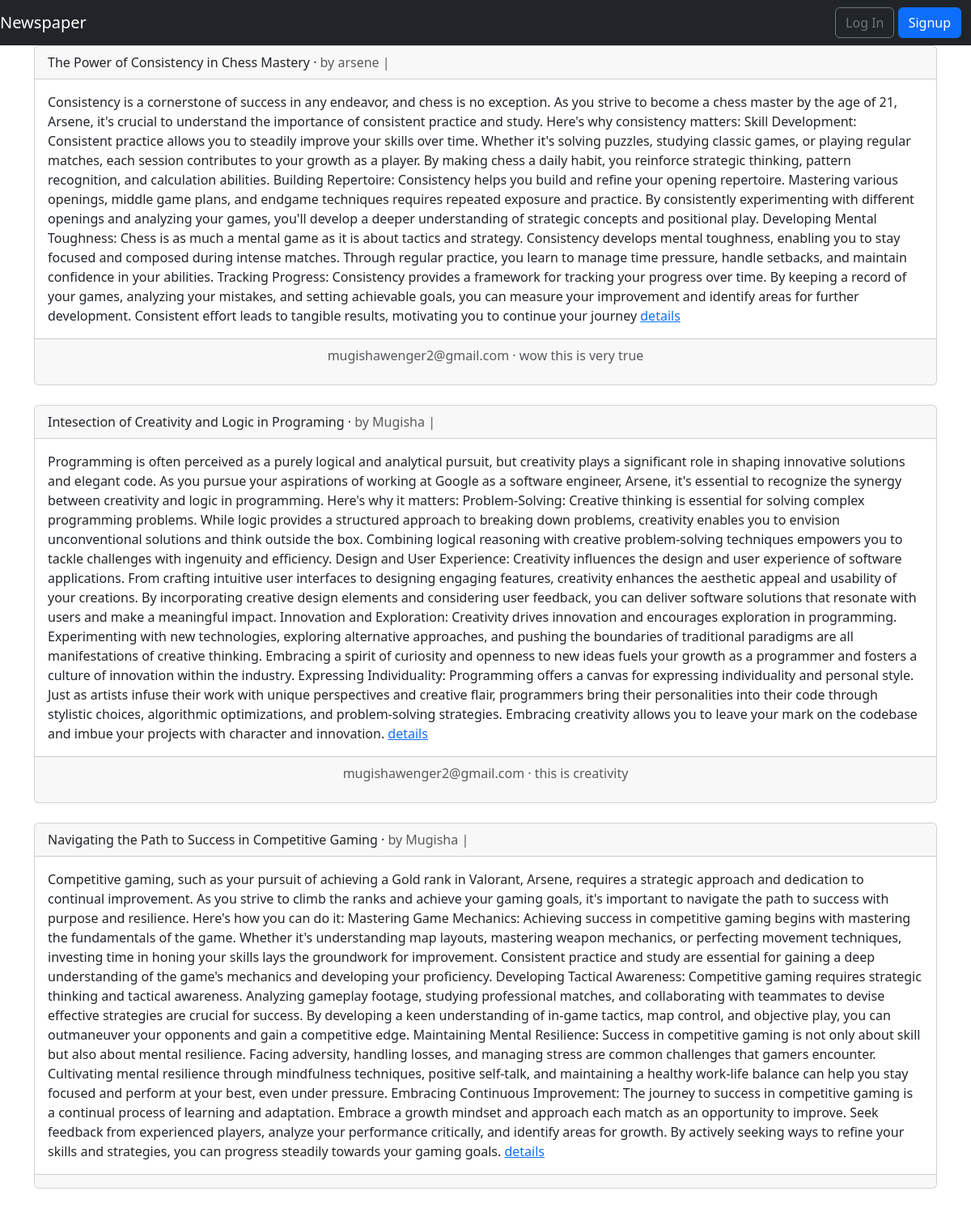
The app's page /articles/ with its own data.
### articles/models.py (models this page shows, shortened)
class Article(models.Model):
    title = models.CharField(max_length=100)
    body = models.TextField()
    data = models.DateField(auto_now_add=True)
    author = models.ForeignKey(get_user_model(),on_delete=models.CASCADE)

class Comment(models.Model):
    article = models.ForeignKey(Article,on_delete=models.CASCADE,related_name='comments')
    comment = models.CharField(max_length=140)
    author = models.ForeignKey(get_user_model(),on_delete=models.CASCADE)
    def __str__(self):
        return self.comment

### users/models.py (models this page shows)
class CustomUser(AbstractUser):
    is_author = models.BooleanField(default=False)
    age = models.PositiveIntegerField(null=True,blank=True)
    email = models.EmailField(max_length=254,unique=True,null=False,blank=False)
    USERNAME_FIELD = 'email'
    REQUIRED_FIELDS = ['username','password']

### articles/views.py (the view)
# urls.py: path('', ArticlesListView.as_view(), name='articles_list'),
class ArticlesListView(ListView):
    model = Article
    template_name = 'articles/articles_list.html'
    login_url = 'login'

### templates/articles/articles_list.html (shortened to what this page needs)
{% extends 'base.html' %}
{% block content %}
{% for article in object_list %}
<div class="card">
<div class="card-header">
<span class="font-weight-bold">{{ article.title }}</span> &middot;
<span class="text-muted">by {{ article.author.username }} |
{{ article.date }}</span>
</div>
<div class="card-body">
{{ article.body }}
    {% if article.author == request.user  %}
    <a href="{% url 'article_edit' article.pk %}">Edit</a> |
    <a href="{% url 'article_delete' article.pk %}">Delete</a>
    {% else %}
    <a href="{% url 'article_details' article.pk %}">details</a>
    {% endif %}
</div>
<div class="card-footer text-center text-muted">
    {% for comment in article.comments.all %}
        <p>
            <span class="font-weight-bold">{{ comment.author }} &middot;</span>
            {{ comment }}
        </p>
    {% endfor %}
</div>
</div>
<br />
{% endfor %}
{% endblock content %}

### templates/base.html (shortened to what this page needs)
<!DOCTYPE html>
<html lang="en">
  <head>
    <link rel="stylesheet"
    href="https://cdn.jsdelivr.net/npm/bootstrap@5.3.3/dist/css/bootstrap.min.css">
  <body>
    <main>
        <nav class="navbar navbar-expand-lg bg-dark">
            <a class="navbar-brand text-white" href="{% url 'home' %}">Newspaper</a>
                 <div class="container-fluid ml-7">
                            {% if request.user.is_authenticated %}
                                </ul>
<li class="nav-item"><a href="{% url 'article_new' %}">+ New</a></li>
</ul>
                            <div class="dropdown">
                                    <button class="btn btn-secondary dropdown-toggle mx-5" type="button" data-bs-toggle="dropdown" aria-expanded="false">
                                        {{request.user.username}}
                                    </button>
                                    <ul class="dropdown-menu">
                                        <li><a class="dropdown-item" href="{% url 'password_change' %}">change password</a></li>
                                        <li>
                                            <form action="{% url 'logout' %}" method="post">
                                                {% csrf_token %}
                                                <button class='dropdown-item'>log out</button>
                                            </form>
                                        </li>
                                    </div>
                            {% else %}
                                <form class="form-inline ml-auto">
                                    <a href="{% url 'login' %}" class="btn btn-outline-secondary">
                                    Log In</a
                                    >
                                    <a href="{% url 'signup' %}" class="btn btn-primary ml-2">Signup</a
                                    >
                                </form>
                        {% endif %}
                </div>
        </nav>
      <div class="container">{% block content %} {% endblock content %}</div>
    </main>
  </body>
</html>

### records on screen
Article: title "The Power of Consistency in Chess Mastery", author.username "arsene", body "Consistency is a cornerstone of success in any endeavor, and chess is no exception. As you strive to become a chess master by the age of 21, Arsene, it's crucial to understand the importance of consistent practice and study. Here's why consistency matters: Skill Development: Consistent practice allows you to steadily improve your skills over time. Whether it's solving puzzles, studying classic games, or playing regular matches, each session contributes to your growth as a player. By making chess a daily habit, you reinforce strategic thinking, pattern recognition, and calculation abilities. Building Repertoire: Consistency helps you build and refine your opening repertoire. Mastering…", shows "details"
Comment: author "mugishawenger2@gmail.com", comment "wow this is very true"
Article: title "Intesection of Creativity and Logic in Programing", author.username "Mugisha", body "Programming is often perceived as a purely logical and analytical pursuit, but creativity plays a significant role in shaping innovative solutions and elegant code. As you pursue your aspirations of working at Google as a software engineer, Arsene, it's essential to recognize the synergy between creativity and logic in programming. Here's why it matters: Problem-Solving: Creative thinking is essential for solving complex programming problems. While logic provides a structured approach to breaking down problems, creativity enables you to envision unconventional solutions and think outside the box. Combining logical reasoning with creative problem-solving techniques empowers you to tackle…", shows "details"
Comment: author "mugishawenger2@gmail.com", comment "this is creativity"
Article: title "Navigating the Path to Success in Competitive Gaming", author.username "Mugisha", body "Competitive gaming, such as your pursuit of achieving a Gold rank in Valorant, Arsene, requires a strategic approach and dedication to continual improvement. As you strive to climb the ranks and achieve your gaming goals, it's important to navigate the path to success with purpose and resilience. Here's how you can do it: Mastering Game Mechanics: Achieving success in competitive gaming begins with mastering the fundamentals of the game. Whether it's understanding map layouts, mastering weapon mechanics, or perfecting movement techniques, investing time in honing your skills lays the groundwork for improvement. Consistent practice and study are essential for gaining a deep understanding of…", shows "details"
